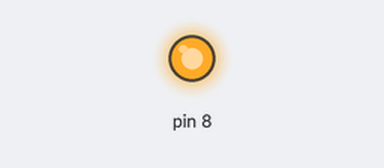
Recording of a sketch running on a simulated Arduino Uno, built with avr-gcc and run on an emulated ATmega328P. On the bench: output pins drawn as LEDs (lit = HIGH).

Above: at 1.5 s.
At 4.5 s:
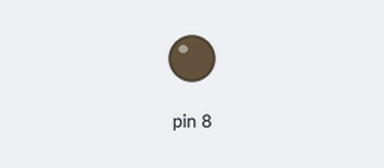
Timing chart, 0 to 7.8 s (numbered marks = the images above):
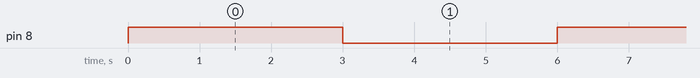

The sketch:

Buzzer.ino
```cpp
// the setup function runs once when you press reset or power the board
void setup() {
  // initialize digital pin 13 as an output.
  pinMode(8, OUTPUT);
}

// the loop function runs over and over again forever
void loop() {
  digitalWrite(8, HIGH);   // turn the LED on (HIGH is the voltage level)
  delay(3000);              // wait for a second
  digitalWrite(8, LOW);    // turn the LED off by making the voltage LOW
  delay(3000);              // wait for a second
}
```

Measured:
- by itself, pin 8: alternates HIGH for 3.0 s and LOW for 3.0 s
